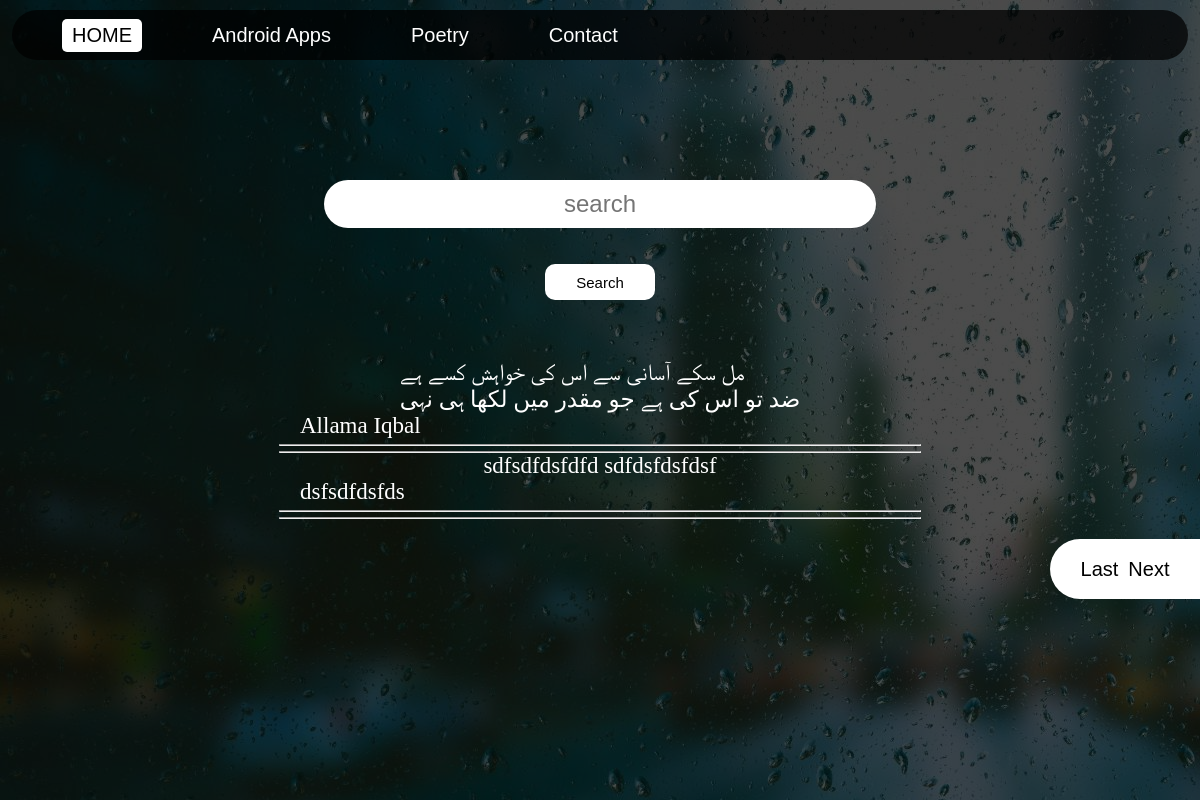
Screenshot of /poetry with the database file from the repository.
### newfile/models.py (models this page shows)
class poetry_model(models.Model):
    poetry=models.TextField(default=None)
    poet_name=models.CharField(max_length=100)

### newfile/views.py (the view)
# urls.py: path('poetry',views.poetry,name='poetry'),
def poetry(request):
    poetry_dat=poetry_model.objects.all()
    poetry_paginator=Paginator(poetry_dat,2)
    page_number_poetry=request.GET.get('page')
    poetry_data_final=poetry_paginator.get_page(page_number_poetry)
    total_pages=poetry_data_final.paginator.num_pages
    data={
        'poetry_data':poetry_data_final,
        'last_page':total_pages
    }
    return render(request,'poetry.html', data)

### templates/poetry.html (shortened to what this page needs)
{% extends "base.html" %}
{% load static %}
{% block style %}
<link rel="stylesheet" href="{% static "css/poetry.css" %}?{% now "U" %}">
{% endblock style %}
{% block search %}
 <form method="get" class="search_form" action="/poetry/search">
    <input type="text" name="search" id="search" placeholder="search">
    <button type="submit" class="search_button">Search</button>
 </form>
{% endblock search %}
{% block template %}
<div class="template_head">
  {% for l in poetry_data %}
    <div class="template">
     <div class="poetry template_items">{{l.poetry}}</div>
     <div class="poet_name template_items">{{l.poet_name}}</div>
     <hr>
     <hr>
    </div>
  {% endfor %}
</div>
{% endblock template %}
{% block paginator %}
<div class="paginator_head">
    {% if poetry_data.has_next %}
    <div class="next_options">
        <a href="poetry?page={{last_page}}" class="page_links">Last</a>
        <a href="poetry?page={{poetry_data.next_page_number}}" class="page_links">Next</a>
    {% endif %}
    </div>
</div>
{% endblock paginator %}

### static/css/base.css (style rules this page uses)
* { padding: 0; margin: 0; font-family: 'Gill Sans', 'Gill Sans MT', Calibri, 'Trebuchet MS', sans-serif; }
a { text-decoration: none; }
body { width: 100%; height: 100%; display: flex; overflow-x: hidden; flex-direction: column; align-items: center; position: relative; z-index: -999999999 }

### static/css/poetry.css (style rules this page uses)
.template { color: white; font-size: 40px; white-space: pre-line; width: 100vw; display: flex; align-items: center; flex-direction: column; }
.template_head { position: relative; width: 100vw; display: flex; justify-content: center; margin-top: 30vmax; z-index: -9; flex-direction: column; }
.template_items { font-family: "urdu","sans-sarif"; font-size: 23px; }
.poet_name { width: 50%; }
hr { width: 640px; margin-top: 5px; }
.paginator_head { display: flex; width: 100vw; margin-top: 20px; }
.next_options { background-color: rgb(255, 255, 255); border-top-left-radius: 40px; border-bottom-left-radius: 40px; height: 60px; width: 150px; justify-content: center; align-items: center; column-gap: 10px; left: calc(100vw - 150px); display: flex; position: relative; transition-duration: 0.3s; }
.page_links { color: rgb(0, 0, 0); font-size: 20px; }
.search_form { width: 100%; display: flex; flex-direction: column; justify-content: center; align-items: center; }
#search { width: 46vw; height: 4vmax; z-index: 5; position: absolute; top: 15vmax; font-size: 2vmax; border-radius: 46vw; text-align: center; border: none; outline: none; z-index: -1; }
.search_button { width: 110px; height: 3vmax; position: absolute; top: 22vmax; background-color: rgb(255, 255, 255); color: rgb(0, 0, 0); border: none; border-radius: 10px; transition: 0.5s; font-size: 15px; z-index: -1; }

### rows the page displays
poetry_model: poetry "مل سکے آسانی سے اس کی خواہش کسے ہے ضد تو اس کی ہے جو مقدر میں لکھا ہی نہی", poet_name "Allama Iqbal"
poetry_model: poetry "sdfsdfdsfdfd sdfdsfdsfdsf", poet_name "dsfsdfdsfds"
